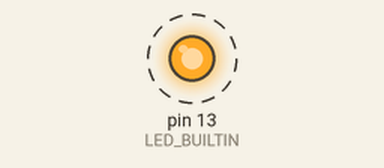
Simulated run of this sketch. Board: Arduino Uno, built with avr-gcc and run on an emulated ATmega328P. On the bench: output pins drawn as LEDs (lit = HIGH). Dashed ring = blinking.

Above: at 0.5 s.
Timing chart, 0 to 4.6 s (numbered marks = the images above):
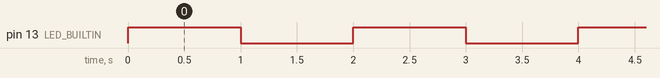

The sketch:

Blink.ino
```cpp
// Starter example for a board with a built-in LED.
const unsigned long BLINK_INTERVAL_MS = 1000;

void setup() {
  pinMode(LED_BUILTIN, OUTPUT);
}

void loop() {
  digitalWrite(LED_BUILTIN, HIGH);
  delay(BLINK_INTERVAL_MS);
  digitalWrite(LED_BUILTIN, LOW);
  delay(BLINK_INTERVAL_MS);
}
```

Measured:
- by itself, pin 13 (LED_BUILTIN): alternates HIGH for 1.0 s and LOW for 1.0 s
